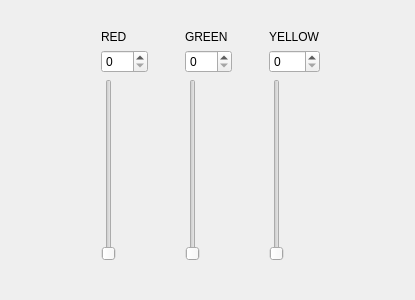
<?xml version="1.0" encoding="UTF-8"?>
<ui version="4.0">
 <class>Form</class>
 <widget class="QWidget" name="Form">
  <property name="geometry">
   <rect>
    <x>0</x>
    <y>0</y>
    <width>415</width>
    <height>300</height>
   </rect>
  </property>
  <property name="windowTitle">
   <string>Form</string>
  </property>
  <widget class="QWidget" name="layoutWidget">
   <property name="geometry">
    <rect>
     <x>70</x>
     <y>30</y>
     <width>281</width>
     <height>231</height>
    </rect>
   </property>
   <layout class="QGridLayout" name="gridLayout">
    <item row="0" column="0">
     <widget class="QLabel" name="label">
      <property name="text">
       <string>RED</string>
      </property>
     </widget>
    </item>
    <item row="0" column="1">
     <widget class="QLabel" name="label_2">
      <property name="text">
       <string>GREEN</string>
      </property>
     </widget>
    </item>
    <item row="0" column="2">
     <widget class="QLabel" name="label_3">
      <property name="text">
       <string>YELLOW</string>
      </property>
     </widget>
    </item>
    <item row="1" column="0">
     <widget class="QSpinBox" name="spinBox">
      <property name="maximum">
       <number>255</number>
      </property>
     </widget>
    </item>
    <item row="1" column="1">
     <widget class="QSpinBox" name="spinBox_2">
      <property name="maximum">
       <number>255</number>
      </property>
     </widget>
    </item>
    <item row="1" column="2">
     <widget class="QSpinBox" name="spinBox_3">
      <property name="maximum">
       <number>255</number>
      </property>
     </widget>
    </item>
    <item row="2" column="0">
     <widget class="QSlider" name="verticalSlider">
      <property name="maximum">
       <number>255</number>
      </property>
      <property name="orientation">
       <enum>Qt::Vertical</enum>
      </property>
     </widget>
    </item>
    <item row="2" column="1">
     <widget class="QSlider" name="verticalSlider_2">
      <property name="maximum">
       <number>255</number>
      </property>
      <property name="orientation">
       <enum>Qt::Vertical</enum>
      </property>
     </widget>
    </item>
    <item row="2" column="2">
     <widget class="QSlider" name="verticalSlider_3">
      <property name="maximum">
       <number>255</number>
      </property>
      <property name="orientation">
       <enum>Qt::Vertical</enum>
      </property>
     </widget>
    </item>
   </layout>
  </widget>
 </widget>
 <resources/>
 <connections>
  <connection>
   <sender>spinBox</sender>
   <signal>valueChanged(int)</signal>
   <receiver>verticalSlider</receiver>
   <slot>setValue(int)</slot>
   <hints>
    <hint type="sourcelabel">
     <x>79</x>
     <y>35</y>
    </hint>
    <hint type="destinationlabel">
     <x>77</x>
     <y>75</y>
    </hint>
   </hints>
  </connection>
  <connection>
   <sender>spinBox_2</sender>
   <signal>valueChanged(int)</signal>
   <receiver>verticalSlider_2</receiver>
   <slot>setValue(int)</slot>
   <hints>
    <hint type="sourcelabel">
     <x>196</x>
     <y>34</y>
    </hint>
    <hint type="destinationlabel">
     <x>196</x>
     <y>61</y>
    </hint>
   </hints>
  </connection>
  <connection>
   <sender>spinBox_3</sender>
   <signal>valueChanged(int)</signal>
   <receiver>verticalSlider_3</receiver>
   <slot>setValue(int)</slot>
   <hints>
    <hint type="sourcelabel">
     <x>306</x>
     <y>36</y>
    </hint>
    <hint type="destinationlabel">
     <x>304</x>
     <y>74</y>
    </hint>
   </hints>
  </connection>
  <connection>
   <sender>verticalSlider</sender>
   <signal>valueChanged(int)</signal>
   <receiver>spinBox</receiver>
   <slot>setValue(int)</slot>
   <hints>
    <hint type="sourcelabel">
     <x>67</x>
     <y>61</y>
    </hint>
    <hint type="destinationlabel">
     <x>73</x>
     <y>35</y>
    </hint>
   </hints>
  </connection>
  <connection>
   <sender>verticalSlider_2</sender>
   <signal>valueChanged(int)</signal>
   <receiver>spinBox_2</receiver>
   <slot>setValue(int)</slot>
   <hints>
    <hint type="sourcelabel">
     <x>186</x>
     <y>75</y>
    </hint>
    <hint type="destinationlabel">
     <x>190</x>
     <y>39</y>
    </hint>
   </hints>
  </connection>
  <connection>
   <sender>verticalSlider_3</sender>
   <signal>valueChanged(int)</signal>
   <receiver>spinBox_3</receiver>
   <slot>setValue(int)</slot>
   <hints>
    <hint type="sourcelabel">
     <x>317</x>
     <y>86</y>
    </hint>
    <hint type="destinationlabel">
     <x>315</x>
     <y>42</y>
    </hint>
   </hints>
  </connection>
 </connections>
</ui>
